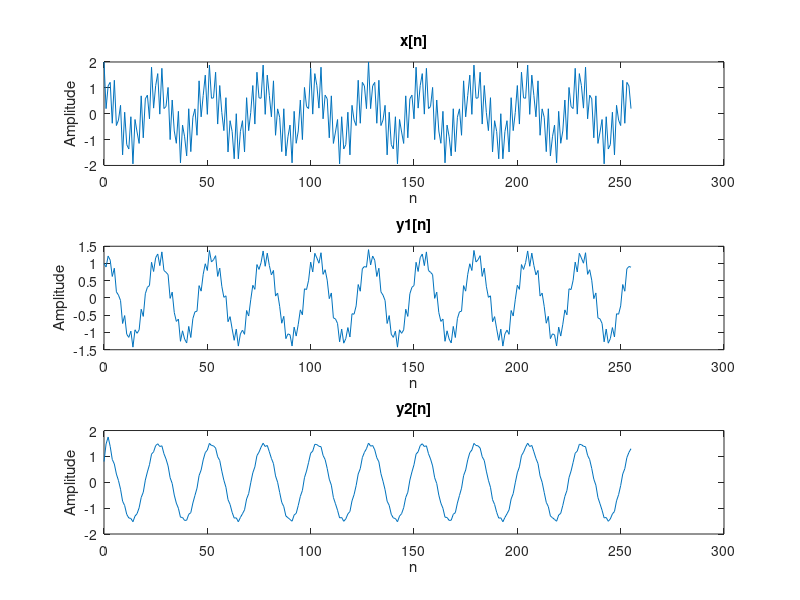

Write the MATLAB code that produced this figure.
%% Inicialização do ambiente
clear ; close all; clc

%% Exercício 11
n = 0:255;
x = cos(20*pi*n/256)+cos(200*pi*n/256); 

cx1 = [0.5,0.4,0.3]; 
y1 = filter(cx1,1,x); 

cx2 = [0.4,0.5,0.4]; 
cy2 = [1,-0.5,0.4]; 
y2 = filter(cx2,cy2,x); 

subplot(3,1,1),plot(n,x) 
xlabel('n'),ylabel('Amplitude'),title('x[n]') 
subplot(3,1,2),plot(n,y1) 
xlabel('n'),ylabel('Amplitude'),title('y1[n]')
subplot(3,1,3),plot(n,y2)
xlabel('n'),ylabel('Amplitude'),title('y2[n]')